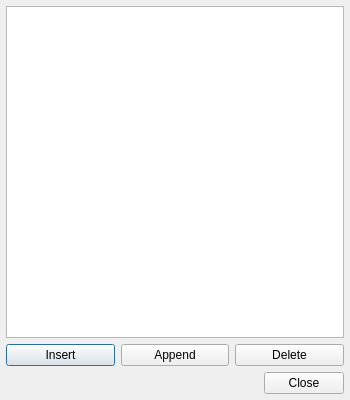
<?xml version="1.0" encoding="UTF-8"?>
<ui version="4.0">
 <class>PlayingSequenceDialog</class>
 <widget class="QDialog" name="PlayingSequenceDialog">
  <property name="geometry">
   <rect>
    <x>0</x>
    <y>0</y>
    <width>350</width>
    <height>400</height>
   </rect>
  </property>
  <property name="windowTitle">
   <string>Playing Sequence 1/1</string>
  </property>
  <layout class="QVBoxLayout" name="verticalLayout">
   <property name="spacing">
    <number>6</number>
   </property>
   <property name="margin">
    <number>6</number>
   </property>
   <item>
    <widget class="QTableView" name="tableView">
     <property name="showDropIndicator" stdset="0">
      <bool>false</bool>
     </property>
     <property name="alternatingRowColors">
      <bool>true</bool>
     </property>
     <property name="selectionBehavior">
      <enum>QAbstractItemView::SelectRows</enum>
     </property>
     <property name="cornerButtonEnabled">
      <bool>false</bool>
     </property>
     <attribute name="horizontalHeaderDefaultSectionSize">
      <number>90</number>
     </attribute>
     <attribute name="horizontalHeaderHighlightSections">
      <bool>false</bool>
     </attribute>
     <attribute name="horizontalHeaderStretchLastSection">
      <bool>true</bool>
     </attribute>
     <attribute name="verticalHeaderHighlightSections">
      <bool>false</bool>
     </attribute>
    </widget>
   </item>
   <item>
    <layout class="QHBoxLayout" name="horizontalLayout">
     <property name="spacing">
      <number>6</number>
     </property>
     <item>
      <widget class="QPushButton" name="pushButtonInsert">
       <property name="text">
        <string>Insert</string>
       </property>
      </widget>
     </item>
     <item>
      <widget class="QPushButton" name="pushButtonAppend">
       <property name="text">
        <string>Append</string>
       </property>
      </widget>
     </item>
     <item>
      <widget class="QPushButton" name="pushButtonDelete">
       <property name="text">
        <string>Delete</string>
       </property>
      </widget>
     </item>
    </layout>
   </item>
   <item>
    <widget class="QDialogButtonBox" name="buttonBox">
     <property name="orientation">
      <enum>Qt::Horizontal</enum>
     </property>
     <property name="standardButtons">
      <set>QDialogButtonBox::Close</set>
     </property>
    </widget>
   </item>
  </layout>
 </widget>
 <resources/>
 <connections>
  <connection>
   <sender>buttonBox</sender>
   <signal>accepted()</signal>
   <receiver>PlayingSequenceDialog</receiver>
   <slot>accept()</slot>
   <hints>
    <hint type="sourcelabel">
     <x>248</x>
     <y>254</y>
    </hint>
    <hint type="destinationlabel">
     <x>157</x>
     <y>274</y>
    </hint>
   </hints>
  </connection>
  <connection>
   <sender>buttonBox</sender>
   <signal>rejected()</signal>
   <receiver>PlayingSequenceDialog</receiver>
   <slot>reject()</slot>
   <hints>
    <hint type="sourcelabel">
     <x>316</x>
     <y>260</y>
    </hint>
    <hint type="destinationlabel">
     <x>286</x>
     <y>274</y>
    </hint>
   </hints>
  </connection>
 </connections>
</ui>
